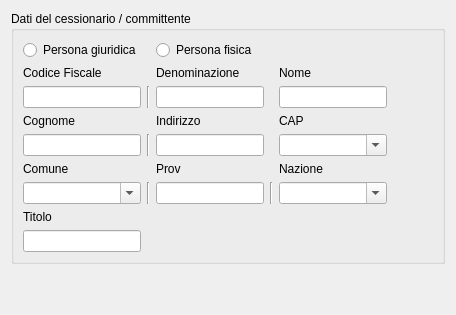
     <widget class="QWidget" name="tab_11">
      <attribute name="title">
       <string>Dati del cessionario / committente</string>
      </attribute>
      <layout class="QGridLayout" name="gridLayout_16">
       <item row="0" column="0">
        <widget class="QGroupBox" name="groupBox_3">
         <property name="title">
          <string>Dati del cessionario / committente</string>
         </property>
         <layout class="QGridLayout" name="gridLayout_4">
          <item row="7" column="0">
           <widget class="QLabel" name="label_84">
            <property name="text">
             <string>Titolo</string>
            </property>
           </widget>
          </item>
          <item row="1" column="4">
           <widget class="QLabel" name="label_80">
            <property name="text">
             <string>Nome</string>
            </property>
           </widget>
          </item>
          <item row="2" column="1">
           <widget class="Line" name="line_21">
            <property name="orientation">
             <enum>Qt::Vertical</enum>
            </property>
           </widget>
          </item>
          <item row="3" column="4">
           <widget class="QLabel" name="label_26">
            <property name="text">
             <string>CAP</string>
            </property>
           </widget>
          </item>
          <item row="6" column="1">
           <widget class="Line" name="line_23">
            <property name="orientation">
             <enum>Qt::Vertical</enum>
            </property>
           </widget>
          </item>
          <item row="2" column="2">
           <widget class="QLineEdit" name="denom_cess"/>
          </item>
          <item row="1" column="0">
           <widget class="QLabel" name="label_22">
            <property name="text">
             <string>Codice Fiscale</string>
            </property>
           </widget>
          </item>
          <item row="2" column="0">
           <widget class="QLineEdit" name="codice_fiscale"/>
          </item>
          <item row="5" column="2">
           <widget class="QLabel" name="label_28">
            <property name="text">
             <string>Prov</string>
            </property>
           </widget>
          </item>
          <item row="1" column="2">
           <widget class="QLabel" name="label_24">
            <property name="text">
             <string>Denominazione</string>
            </property>
           </widget>
          </item>
          <item row="5" column="0">
           <widget class="QLabel" name="label_27">
            <property name="text">
             <string>Comune</string>
            </property>
           </widget>
          </item>
          <item row="6" column="2">
           <widget class="QLineEdit" name="prov"/>
          </item>
          <item row="5" column="4">
           <widget class="QLabel" name="label_29">
            <property name="text">
             <string>Nazione</string>
            </property>
           </widget>
          </item>
          <item row="6" column="4">
           <widget class="QComboBox" name="naz_cess">
            <property name="editable">
             <bool>true</bool>
            </property>
           </widget>
          </item>
          <item row="6" column="0">
           <widget class="QComboBox" name="comune_cess">
            <property name="editable">
             <bool>true</bool>
            </property>
           </widget>
          </item>
          <item row="6" column="3">
           <widget class="Line" name="line_24">
            <property name="orientation">
             <enum>Qt::Vertical</enum>
            </property>
           </widget>
          </item>
          <item row="4" column="1">
           <widget class="Line" name="line_22">
            <property name="orientation">
             <enum>Qt::Vertical</enum>
            </property>
           </widget>
          </item>
          <item row="2" column="4">
           <widget class="QLineEdit" name="nome_cess"/>
          </item>
          <item row="4" column="4">
           <widget class="QComboBox" name="cap_cess">
            <property name="editable">
             <bool>true</bool>
            </property>
           </widget>
          </item>
          <item row="4" column="2">
           <widget class="QLineEdit" name="ind_cess"/>
          </item>
          <item row="3" column="2">
           <widget class="QLabel" name="label_25">
            <property name="text">
             <string>Indirizzo</string>
            </property>
           </widget>
          </item>
          <item row="3" column="0">
           <widget class="QLabel" name="label_81">
            <property name="text">
             <string>Cognome</string>
            </property>
           </widget>
          </item>
          <item row="4" column="0">
           <widget class="QLineEdit" name="cognome_cess"/>
          </item>
          <item row="2" column="5">
           <spacer name="horizontalSpacer_2">
            <property name="orientation">
             <enum>Qt::Horizontal</enum>
            </property>
            <property name="sizeHint" stdset="0">
             <size>
              <width>40</width>
              <height>20</height>
             </size>
            </property>
           </spacer>
          </item>
          <item row="0" column="2">
           <widget class="QRadioButton" name="pers_fisica_cess">
            <property name="text">
             <string>Persona fisica</string>
            </property>
           </widget>
          </item>
          <item row="0" column="0">
           <widget class="QRadioButton" name="pers_giud_cess">
            <property name="text">
             <string>Persona giuridica</string>
            </property>
           </widget>
          </item>
          <item row="8" column="0">
           <widget class="QLineEdit" name="tit_cess"/>
          </item>
          <item row="8" column="2" colspan="4">
           <spacer name="horizontalSpacer_20">
            <property name="orientation">
             <enum>Qt::Horizontal</enum>
            </property>
            <property name="sizeHint" stdset="0">
             <size>
              <width>40</width>
              <height>20</height>
             </size>
            </property>
           </spacer>
          </item>
         </layout>
        </widget>
       </item>
       <item row="1" column="0">
        <spacer name="verticalSpacer_7">
         <property name="orientation">
          <enum>Qt::Vertical</enum>
         </property>
         <property name="sizeHint" stdset="0">
          <size>
           <width>20</width>
           <height>40</height>
          </size>
         </property>
        </spacer>
       </item>
      </layout>
     </widget>
